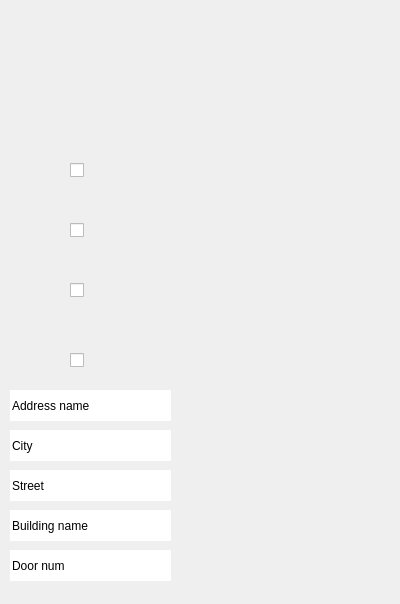
<?xml version="1.0" encoding="UTF-8"?>
<ui version="4.0">
 <class>Addresscreen</class>
 <widget class="QDialog" name="Addresscreen">
  <property name="geometry">
   <rect>
    <x>0</x>
    <y>0</y>
    <width>400</width>
    <height>604</height>
   </rect>
  </property>
  <property name="windowTitle">
   <string>SmartShopXpress</string>
  </property>
  <property name="windowIcon">
   <iconset resource="images.qrc">
    <normaloff>:/img/img0/logo3.png</normaloff>:/img/img0/logo3.png</iconset>
  </property>
  <property name="styleSheet">
   <string notr="true">border-image: url(:/img/img0/gbackground.png);</string>
  </property>
  <widget class="QLabel" name="label">
   <property name="geometry">
    <rect>
     <x>0</x>
     <y>0</y>
     <width>400</width>
     <height>101</height>
    </rect>
   </property>
   <property name="styleSheet">
    <string notr="true">border-image: url(:/img/img0/address.png);</string>
   </property>
   <property name="text">
    <string/>
   </property>
  </widget>
  <widget class="QPushButton" name="mainMenuButton">
   <property name="geometry">
    <rect>
     <x>330</x>
     <y>540</y>
     <width>60</width>
     <height>60</height>
    </rect>
   </property>
   <property name="cursor">
    <cursorShape>PointingHandCursor</cursorShape>
   </property>
   <property name="styleSheet">
    <string notr="true">border-image: url(:/img/img0/menuicon.png);
border-radius:30px;</string>
   </property>
   <property name="text">
    <string/>
   </property>
  </widget>
  <widget class="QCheckBox" name="addressCheckBox1">
   <property name="geometry">
    <rect>
     <x>70</x>
     <y>150</y>
     <width>241</width>
     <height>41</height>
    </rect>
   </property>
   <property name="styleSheet">
    <string notr="true">border-image: url(:/img/img0/lineEditBackground.png);</string>
   </property>
   <property name="text">
    <string/>
   </property>
  </widget>
  <widget class="QCheckBox" name="addressCheckBox3">
   <property name="geometry">
    <rect>
     <x>70</x>
     <y>270</y>
     <width>241</width>
     <height>41</height>
    </rect>
   </property>
   <property name="styleSheet">
    <string notr="true">border-image: url(:/img/img0/lineEditBackground.png);</string>
   </property>
   <property name="text">
    <string/>
   </property>
  </widget>
  <widget class="QCheckBox" name="addressCheckBox2">
   <property name="geometry">
    <rect>
     <x>70</x>
     <y>210</y>
     <width>241</width>
     <height>41</height>
    </rect>
   </property>
   <property name="styleSheet">
    <string notr="true">border-image: url(:/img/img0/lineEditBackground.png);</string>
   </property>
   <property name="text">
    <string/>
   </property>
  </widget>
  <widget class="QCheckBox" name="addressCheckBox4">
   <property name="geometry">
    <rect>
     <x>70</x>
     <y>340</y>
     <width>241</width>
     <height>41</height>
    </rect>
   </property>
   <property name="styleSheet">
    <string notr="true">border-image: url(:/img/img0/lineEditBackground.png);</string>
   </property>
   <property name="text">
    <string/>
   </property>
  </widget>
  <widget class="QPushButton" name="addAddressPushButton">
   <property name="geometry">
    <rect>
     <x>180</x>
     <y>470</y>
     <width>61</width>
     <height>51</height>
    </rect>
   </property>
   <property name="cursor">
    <cursorShape>PointingHandCursor</cursorShape>
   </property>
   <property name="styleSheet">
    <string notr="true">border-image: url(:/img/img0/add.png);
border-radius:25px</string>
   </property>
   <property name="text">
    <string/>
   </property>
  </widget>
  <widget class="QLineEdit" name="enterAddressNameLineEdit">
   <property name="geometry">
    <rect>
     <x>10</x>
     <y>390</y>
     <width>161</width>
     <height>31</height>
    </rect>
   </property>
   <property name="styleSheet">
    <string notr="true">border-radius:20px</string>
   </property>
   <property name="text">
    <string>Address name</string>
   </property>
  </widget>
  <widget class="QPushButton" name="deleteAddressPushButton">
   <property name="geometry">
    <rect>
     <x>340</x>
     <y>230</y>
     <width>61</width>
     <height>51</height>
    </rect>
   </property>
   <property name="styleSheet">
    <string notr="true">border-image: url(:/img/img0/delete.png);
border-radius:25px</string>
   </property>
   <property name="text">
    <string/>
   </property>
  </widget>
  <widget class="QLineEdit" name="enterAddressCityLineEdit">
   <property name="geometry">
    <rect>
     <x>10</x>
     <y>430</y>
     <width>161</width>
     <height>31</height>
    </rect>
   </property>
   <property name="styleSheet">
    <string notr="true">border-radius:20px</string>
   </property>
   <property name="text">
    <string>City</string>
   </property>
  </widget>
  <widget class="QLineEdit" name="enterAddressStreetLineEdit">
   <property name="geometry">
    <rect>
     <x>10</x>
     <y>470</y>
     <width>161</width>
     <height>31</height>
    </rect>
   </property>
   <property name="styleSheet">
    <string notr="true">border-radius:20px</string>
   </property>
   <property name="text">
    <string>Street</string>
   </property>
  </widget>
  <widget class="QLineEdit" name="enterAddressBuildingLineEdit">
   <property name="geometry">
    <rect>
     <x>10</x>
     <y>510</y>
     <width>161</width>
     <height>31</height>
    </rect>
   </property>
   <property name="styleSheet">
    <string notr="true">border-radius:20px</string>
   </property>
   <property name="text">
    <string>Building name</string>
   </property>
  </widget>
  <widget class="QLineEdit" name="enterAddressDoorNumLineEdit">
   <property name="geometry">
    <rect>
     <x>10</x>
     <y>550</y>
     <width>161</width>
     <height>31</height>
    </rect>
   </property>
   <property name="styleSheet">
    <string notr="true">border-radius:20px</string>
   </property>
   <property name="text">
    <string>Door num</string>
   </property>
  </widget>
 </widget>
 <resources>
  <include location="images.qrc"/>
 </resources>
 <connections/>
</ui>
